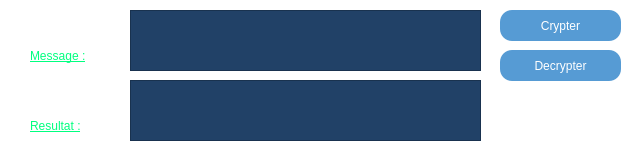
       <widget class="QWidget" name="tmessage">
        <property name="styleSheet">
         <string notr="true">QWidget{

background:transparent;

;}
QPushButton{
border-radius:12px;
color:white;
background:rgba(44, 130, 201, 0.8);
}
QPushButton:hover{
border-radius:12px;
color:#6fe3e3;
background:rgba(52, 152, 219, 0.8);
}
QPushButton:pressed{
background:rgba(0,0,204,0.4);
color:#6fe3e3;
}</string>
        </property>
        <widget class="QPushButton" name="cryptebtn">
         <property name="geometry">
          <rect>
           <x>500</x>
           <y>10</y>
           <width>121</width>
           <height>31</height>
          </rect>
         </property>
         <property name="sizePolicy">
          <sizepolicy hsizetype="Minimum" vsizetype="Fixed">
           <horstretch>0</horstretch>
           <verstretch>0</verstretch>
          </sizepolicy>
         </property>
         <property name="styleSheet">
          <string notr="true">font: 14pt &quot;5by7&quot;;
</string>
         </property>
         <property name="text">
          <string>Crypter</string>
         </property>
         <property name="shortcut">
          <string>Return</string>
         </property>
         <property name="checkable">
          <bool>false</bool>
         </property>
         <property name="default">
          <bool>true</bool>
         </property>
        </widget>
        <widget class="QLabel" name="label_66">
         <property name="geometry">
          <rect>
           <x>30</x>
           <y>30</y>
           <width>91</width>
           <height>51</height>
          </rect>
         </property>
         <property name="styleSheet">
          <string notr="true">background:transparent;
text-decoration: underline;
font: 75 14pt &quot;Century Gothic&quot;;

color: rgb(0, 255, 127);</string>
         </property>
         <property name="text">
          <string>Message :</string>
         </property>
        </widget>
        <widget class="QTextEdit" name="resultat">
         <property name="geometry">
          <rect>
           <x>130</x>
           <y>80</y>
           <width>351</width>
           <height>61</height>
          </rect>
         </property>
         <property name="styleSheet">
          <string notr="true">font: 75 12pt &quot;Century Gothic&quot;;
color:rgb(255, 255, 255);
background-color: rgb(33, 65, 103);</string>
         </property>
         <property name="html">
          <string>&lt;!DOCTYPE HTML PUBLIC &quot;-//W3C//DTD HTML 4.0//EN&quot; &quot;http://www.w3.org/TR/REC-html40/strict.dtd&quot;&gt;
&lt;html&gt;&lt;head&gt;&lt;meta name=&quot;qrichtext&quot; content=&quot;1&quot; /&gt;&lt;style type=&quot;text/css&quot;&gt;
p, li { white-space: pre-wrap; }
&lt;/style&gt;&lt;/head&gt;&lt;body style=&quot; font-family:'Century Gothic'; font-size:12pt; font-weight:72; font-style:normal;&quot;&gt;
&lt;p align=&quot;justify&quot; style=&quot;-qt-paragraph-type:empty; margin-top:0px; margin-bottom:0px; margin-left:0px; margin-right:0px; -qt-block-indent:0; text-indent:0px;&quot;&gt;&lt;br /&gt;&lt;/p&gt;&lt;/body&gt;&lt;/html&gt;</string>
         </property>
        </widget>
        <widget class="QPushButton" name="decryptebtn">
         <property name="geometry">
          <rect>
           <x>500</x>
           <y>50</y>
           <width>121</width>
           <height>31</height>
          </rect>
         </property>
         <property name="sizePolicy">
          <sizepolicy hsizetype="Minimum" vsizetype="Fixed">
           <horstretch>0</horstretch>
           <verstretch>0</verstretch>
          </sizepolicy>
         </property>
         <property name="styleSheet">
          <string notr="true">font: 14pt &quot;5by7&quot;;
</string>
         </property>
         <property name="text">
          <string>Decrypter</string>
         </property>
         <property name="shortcut">
          <string>Return</string>
         </property>
         <property name="checkable">
          <bool>false</bool>
         </property>
         <property name="default">
          <bool>true</bool>
         </property>
        </widget>
        <widget class="QLabel" name="label_67">
         <property name="geometry">
          <rect>
           <x>30</x>
           <y>100</y>
           <width>101</width>
           <height>51</height>
          </rect>
         </property>
         <property name="styleSheet">
          <string notr="true">background:transparent;
text-decoration: underline;
color: rgb(0, 255, 127);
font: 75 14pt &quot;Century Gothic&quot;;</string>
         </property>
         <property name="text">
          <string>Resultat :</string>
         </property>
        </widget>
        <widget class="QTextEdit" name="message">
         <property name="geometry">
          <rect>
           <x>130</x>
           <y>10</y>
           <width>351</width>
           <height>61</height>
          </rect>
         </property>
         <property name="styleSheet">
          <string notr="true">font: 75 12pt &quot;Century Gothic&quot;;

color:rgb(255, 255, 255);
background-color: rgb(33, 65, 103);</string>
         </property>
         <property name="html">
          <string>&lt;!DOCTYPE HTML PUBLIC &quot;-//W3C//DTD HTML 4.0//EN&quot; &quot;http://www.w3.org/TR/REC-html40/strict.dtd&quot;&gt;
&lt;html&gt;&lt;head&gt;&lt;meta name=&quot;qrichtext&quot; content=&quot;1&quot; /&gt;&lt;style type=&quot;text/css&quot;&gt;
p, li { white-space: pre-wrap; }
&lt;/style&gt;&lt;/head&gt;&lt;body style=&quot; font-family:'Century Gothic'; font-size:12pt; font-weight:72; font-style:normal;&quot;&gt;
&lt;p style=&quot;-qt-paragraph-type:empty; margin-top:0px; margin-bottom:0px; margin-left:0px; margin-right:0px; -qt-block-indent:0; text-indent:0px;&quot;&gt;&lt;br /&gt;&lt;/p&gt;&lt;/body&gt;&lt;/html&gt;</string>
         </property>
         <property name="tabStopWidth">
          <number>5</number>
         </property>
        </widget>
       </widget>
